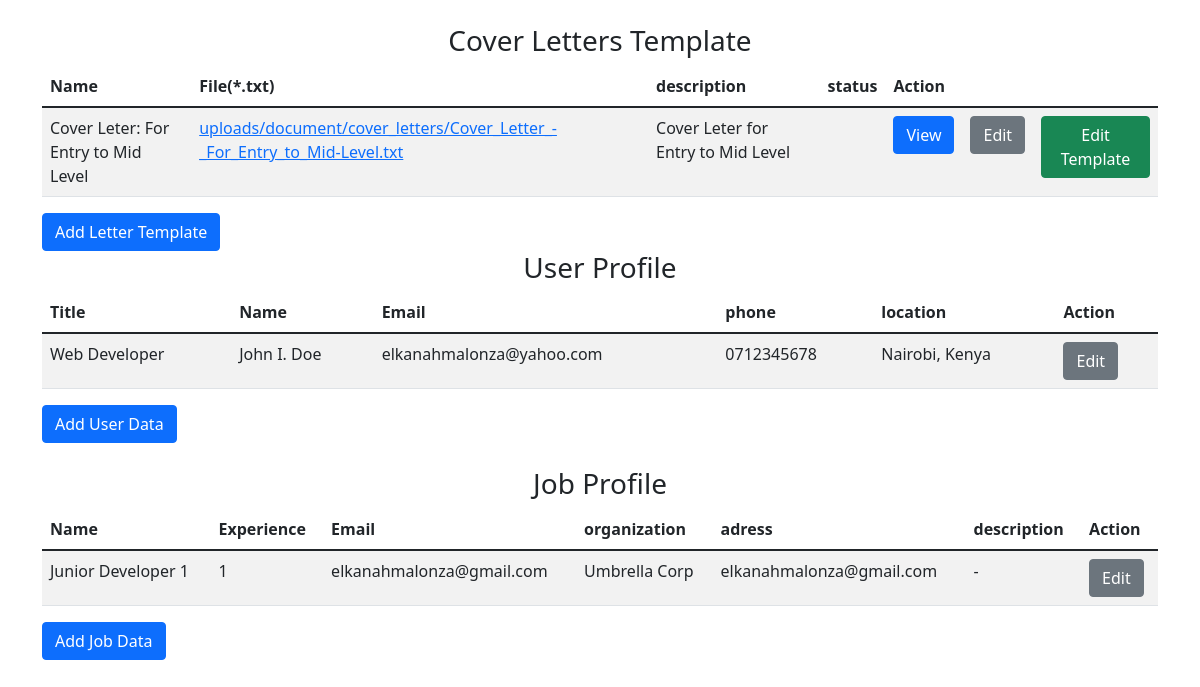
Before: / with the older database file.
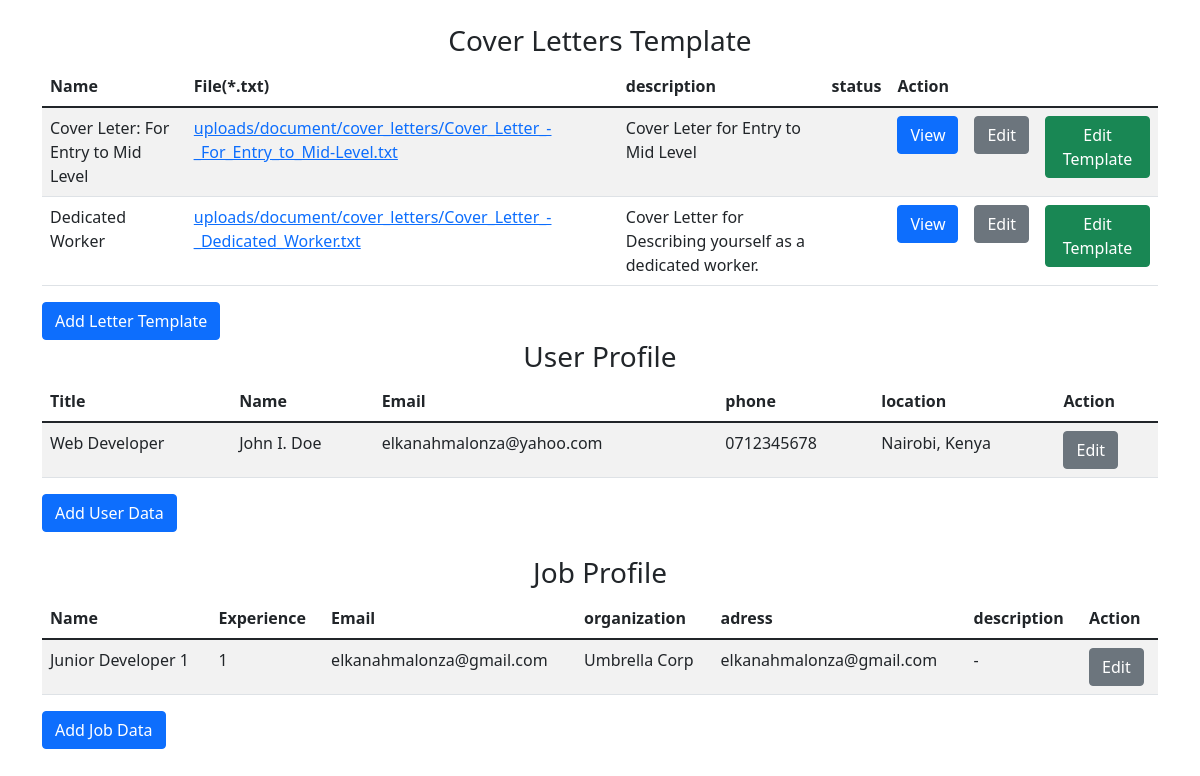
After: the same page with the newer database file.
### settings/models.py (models this page shows, shortened)
class BaseModel(models.Model):
	date_created = models.DateTimeField('Date Created', auto_now_add=True)
	class Meta:
		abstract = True
		ordering=("id",)

class Letter(BaseModel):
	name = models.CharField('CV Name', max_length=50)
	file = models.FileField(upload_to='uploads/document/cover_letters/', max_length=1000)
	text = models.TextField(null=True)
	description = models.TextField(null=True)

class UserProfile(BaseModel):
	title = models.CharField('Title', max_length=150, null=True)
	first_name = models.CharField('First Name', max_length=50)
	middle_name = models.CharField('Middle Name', max_length=50, null=True)
	last_name = models.CharField('Last Name', max_length=50, null=True)
	email = models.CharField('Email', max_length=50, null=True)
	phone_number = models.CharField('Phone Number', max_length=50, null=True)
	location = models.CharField('Location', max_length=50, null=True)

class JobProfile(BaseModel):
	name = models.CharField('Name', max_length=200)
	experience = models.CharField('Experience', max_length=200, null=True)
	description = models.TextField('Description', null=True)
	organization = models.CharField('Organization', max_length=200)
	address = models.TextField('Address', null=True)
	email = models.CharField('Link', max_length=1000, null=True)

### letter_builder/views.py (the view)
# urls.py: path('', IndexView.as_view(), name="index"),
class IndexView(generic.ListView):
	model = Letter
	template_name = 'settings/index.html'
	def get_context_data(self, ** kwargs):
		context = super().get_context_data( ** kwargs)
		user_profiles = UserProfile.objects.all()
		job_profiles = JobProfile.objects.all()
		context['user_profiles'] = user_profiles
		context['job_profiles'] = job_profiles
		return context

### settings/templates/settings/index.html (shortened to what this page needs)
{% extends "settings/base.html" %}
{% load static %}
{% block content %}
<div class="row text-center">
		<h3>Cover Letters Template</h3>
	</div>
	<div class="row">
		<div class="col-12">
			<table class="table table-striped">
				<thead>
				    <tr>
				      	<th scope="col">Name</th>
				      	<th scope="col">File(*.txt)</th>
				      	<th scope="col">description</th>
				      	<th scope="col">status</th>
				      	<th scope="col" colspan="3">Action</th>
				    </tr>
				</thead>
				<tbody>
				{% for obj in object_list %}
				    <tr>
				      	<td>{{obj.name}}</td>
				      	<td> <a href="{{obj.file.url}}">{{obj.file.name}}</a></td>
				      	<td>{{obj.description}}</td>
				      	<td>{{obj.status}}</td>
				      	<td><a href="{% url 'view-letter' obj.id %}" class="btn btn-primary">View</a></td>
				      	<td><a href="{% url 'edit-letter' obj.id %}" class="btn btn-secondary">Edit</a></td>
				      	<td><a href="{% url 'template-edit-letter' obj.id %}" class="btn btn-success">Edit Template</a></td>
				    </tr>
				{% empty %}
					<tr>
						<td colspan="5" class="text-center">No Letter...<a href="{% url 'add-letter' %}">Click Here to add.</a></td>
					</tr>
				{% endfor %}
				</tbody>
			</table>
		</div>
		<div class="col-12">
			<a href="{% url 'add-letter' %}" class="btn btn-primary">Add Letter Template</a>
		</div>
	</div>
	<div class="row text-center">
		<h3>User Profile</h3>
	</div>
	<div class="row">
		<div class="col-12">
			<table class="table table-striped">
				<thead>
				    <tr>
				    	<th scope="col">Title</th>
				      	<th scope="col">Name</th>
				      	<th scope="col">Email</th>
				      	<th scope="col">phone</th>
				      	<th scope="col">location</th>
				      	<th scope="col">Action</th>
				    </tr>
				</thead>
				<tbody>
				{% for obj in user_profiles %}
				    <tr>
				      	<td>{{obj.title}}</td>
				      	<td>{{obj.first_name}} {{obj.middle_name}} {{obj.last_name}}</td>
				      	<td>{{obj.email}}</td>
				      	<td>{{obj.phone_number}}</td>
				      	<td>{{obj.location}}</td>
				      	<td><a href="{% url 'edit-user-profile' obj.id %}" class="btn btn-secondary">Edit</a></td>
				    </tr>
				{% empty %}
					<tr>
						<td colspan="5" class="text-center">No User Data...<a href="{% url 'add-user-profile' %}">Click Here to add.</a></td>
					</tr>
				{% endfor %}
				</tbody>
			</table>
		</div>
		<div class="col-12">
			<a href="{% url 'add-user-profile' %}" class="btn btn-primary">Add User Data</a>
		</div>
	</div>
	<div class="row text-center pt-4">
		<h3>Job Profile</h3>
	</div>
	<div class="row">
		<div class="col-12">
			<table class="table table-striped">
				<thead>
				    <tr>
				    	<th scope="col">Name</th>
				      	<th scope="col">Experience</th>
				      	<th scope="col">Email</th>
				      	<th scope="col">organization</th>
				      	<th scope="col">adress</th>
				      	<th scope="col">description</th>
				      	<th scope="col">Action</th>
				    </tr>
				</thead>
				<tbody>
				{% for obj in job_profiles %}
				    <tr>
				      	<td>{{obj.name}}</td>
				      	<td>{{obj.experience}}</td>
				      	<td>{{obj.email}}</td>
				      	<td>{{obj.organization}}</td>
				      	<td>{{obj.address}}</td>
				      	<td>{{obj.description}}</td>
				      	<td><a href="{% url 'edit-job-profile' obj.id %}" class="btn btn-secondary">Edit</a></td>
				    </tr>
				{% empty %}
					<tr>
						<td colspan="5" class="text-center">No Job Data...<a href="{% url 'add-job-profile' %}">Click Here to add.</a></td>
					</tr>
				{% endfor %}
				</tbody>
			</table>
		</div>
		<div class="col-12">
			<a href="{% url 'add-job-profile' %}" class="btn btn-primary">Add Job Data</a>
		</div>
	</div>
{% endblock %}

### settings/templates/settings/base.html (shortened to what this page needs)
<!DOCTYPE html>
<html lang="en">
<head>
    <link href="https://cdn.jsdelivr.net/npm/bootstrap@5.1.3/dist/css/bootstrap.min.css" rel="stylesheet">
</head>
<body>
	<div class="container pt-4">
	{% block content %}
	{% endblock %}
	</div>
</body>
</html>

Changed rows visible on the page:
added Letter: name "Dedicated Worker", file.name "uploads/document/cover_letters/Cover_Letter_-_Dedicated_Worker.txt", description "Cover Letter for Describing yourself as a dedicated worker."
